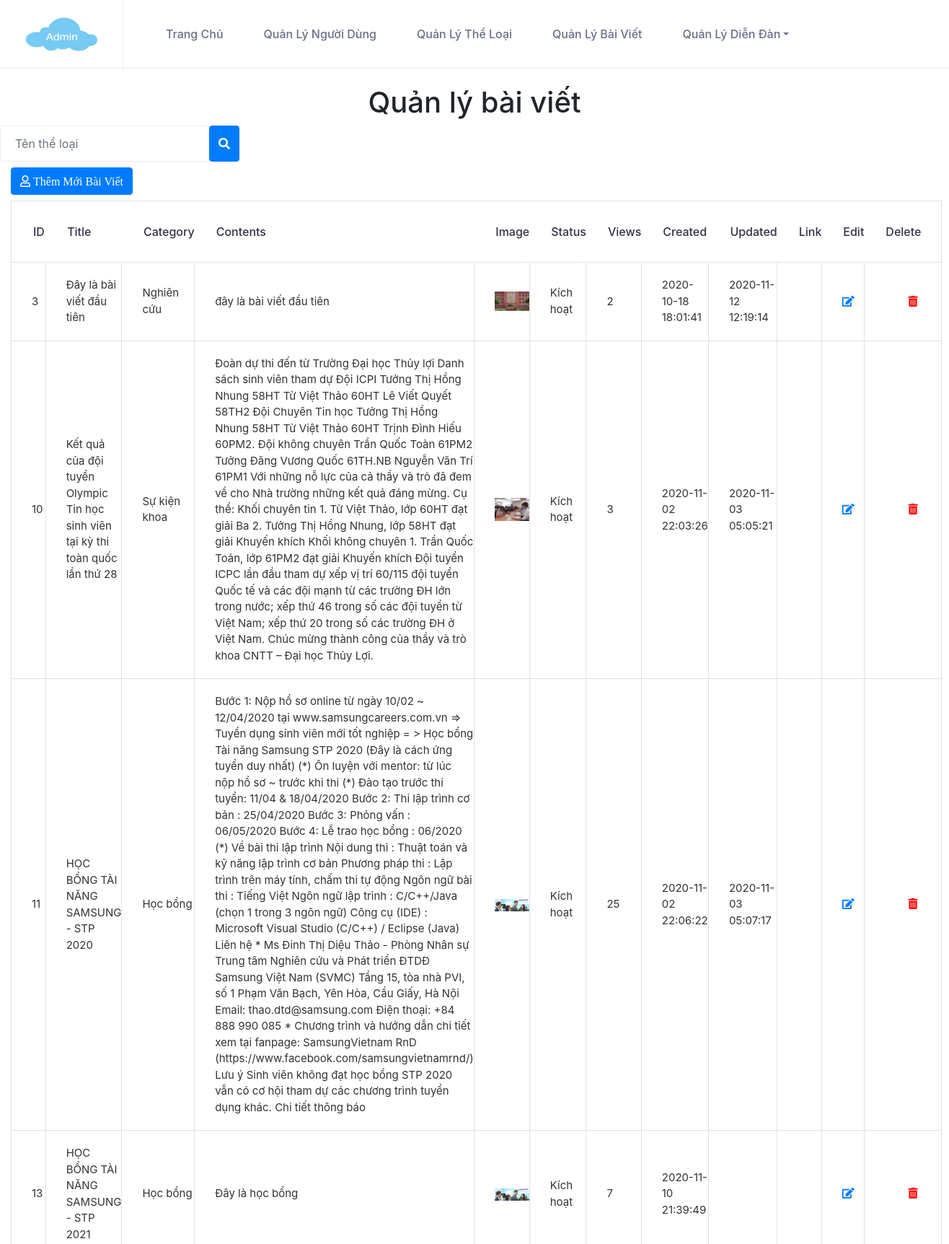
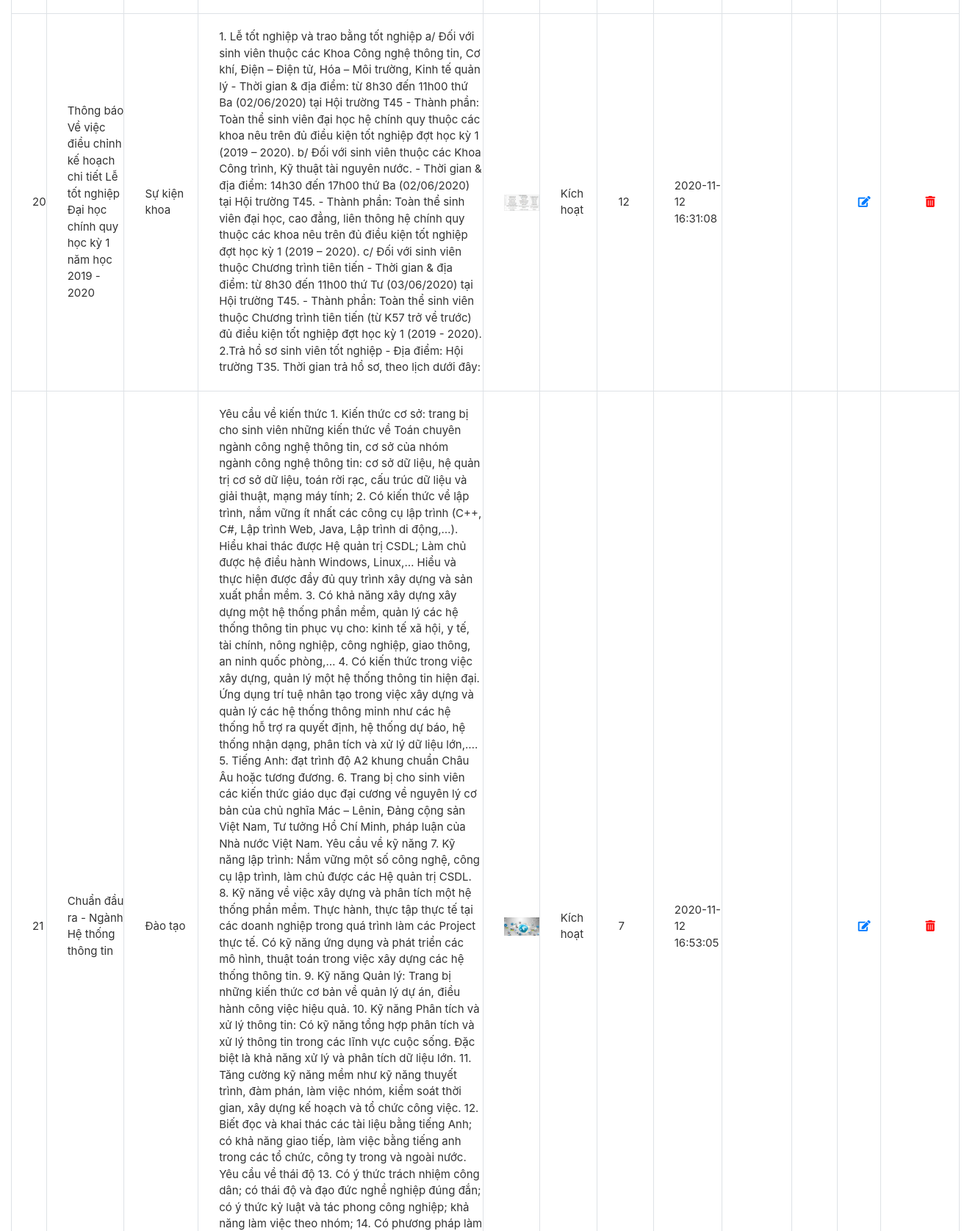
Page /cse485-website-project/Admin/posts-index.php (signed in, upper part) on the committed database (2 pictures, top to bottom).
### tables this page shows
CREATE TABLE `posts` (
  `ID` int(11) NOT NULL,
  `Title` varchar(255) NOT NULL,
  `Contents` text NOT NULL,
  `CategoryID` int(11) NOT NULL,
  `Image` text DEFAULT NULL,
  `Status` tinyint(1) NOT NULL DEFAULT 0,
  `Views` int(11) NOT NULL DEFAULT 0,
  `Created` timestamp NOT NULL DEFAULT current_timestamp(),
  `Updated` datetime DEFAULT NULL,
  `Link` text NOT NULL
);

CREATE TABLE `categoris` (
  `ID` int(11) NOT NULL,
  `CategoryName` varchar(255) NOT NULL,
  `Created` timestamp NOT NULL DEFAULT current_timestamp(),
  `Updated` datetime DEFAULT NULL
);

### cse485-website-project/Admin/posts-index-process.php (the view, shortened to what this page needs)
<?php
    $nameSearch = $_GET['searchString'];
    if (isset($nameSearch) && !empty($nameSearch))
    {
        $sql = "select * from posts where Title like '$nameSearch'";
    }
    else
    {
        $sql = "select * from posts";
    }
    mysqli_set_charset($conn,"UTF8");
    $result = mysqli_query($conn,$sql);
    while($row = mysqli_fetch_assoc($result))
    {?>
        <tr>
            <td><?php echo $row['ID'] ?></td>
            <td><?php echo $row['Title'] ?></td>
            <td>
            <?php
                $sqlCategory = "SELECT CategoryName FROM categoris,posts where categoris.ID =".$row['CategoryID'];
                mysqli_set_charset($conn, "UTF8");
                $resultCategory = mysqli_query($conn, $sqlCategory);
                $rowCategory = mysqli_fetch_array($resultCategory);
                echo $rowCategory['CategoryName'] ?></td>
            <td><?php echo $row['Contents'] ?></td>
            <td><img src="Assets/images/<?php echo $row['Image']?>" alt=""></td>
            <td>
                <?php
                    if($row['Status'] == '1') { echo "Kích hoạt";}
                ?>
            </td>
            <td><?php echo $row['Views'] ?></td>
            <td><?php echo $row['Created'] ?></td>
            <td><?php echo $row['Updated'] ?></td>
            <td><?php echo $row['link'] ?></td>
            <td><a href="post-edit.php?id=<?php echo $row['ID'] ?>" name="ID" class="fa fa-edit"></a></td>
            <td class="text-center"><a class="fas fa-trash-alt" style="color:red;" onClick="deletePost(<?php echo $row['ID']; ?>)"></a></td>
            </tr>
    <?php
    }
?>

### rows in the picture
posts: ID "3", Title "Đây là bài viết đầu tiên", categoris.CategoryName "Nghiên cứu", Contents "đây là bài viết đầu tiên", Image (picture), Status "Kích hoạt", Views "2", Created "2020-10-18 18:01:41", Updated "2020-11-12 12:19:14"
posts: ID "10", Title "Kết quả của đội tuyển Olympic Tin học sinh viên tại kỳ thi toàn quốc lần thứ 28", categoris.CategoryName "Sự kiện khoa", Contents "Đoàn dự thi đến từ Trường Đại học Thủy lợi Danh sách sinh viên tham dự Đội ICPI Tưởng Thị Hồng Nhung 58HT Từ Việt Thảo 60HT Lê Viết Quyết 58TH2 Đội Chuyên Tin học Tưởng Thị Hồng Nhung 58HT Từ Việt Thảo 60HT Trịnh Đình Hiếu 60PM2. Đội không chuyên Trần Quốc Toàn 61PM2 Tưởng Đăng Vương Quốc 61TH.NB Nguyễn Văn Trí 61PM1 Với những nỗ lực của cả thầy và trò đã đem về cho Nhà trường những kết quả đáng mừng. Cụ thể: Khối chuyên tin 1. Từ Việt Thảo, lớp 60HT đạt giải Ba 2. Tưởng Thị Hồng Nhung, lớp 58HT đạt giải Khuyến khích Khối không chuyên 1. Trần Quốc Toản, lớp 61PM2 đạt giải Khuyến khích Đội tuyển ICPC lần đầu tham dự xếp vị trí 60/115 đội tuyển Quốc tế và các đội mạnh từ các trường ĐH lớn…", Image (picture), Status "Kích hoạt", Views "3", Created "2020-11-02 22:03:26", Updated "2020-11-03 05:05:21"
posts: ID "11", Title "HỌC BỔNG TÀI NĂNG SAMSUNG - STP 2020", categoris.CategoryName "Học bổng", Contents "Bước 1: Nộp hồ sơ online từ ngày 10/02 ~ 12/04/2020 tại www.samsungcareers.com.vn => Tuyển dụng sinh viên mới tốt nghiệp = > Học bổng Tài năng Samsung STP 2020 (Đây là cách ứng tuyển duy nhất) (*) Ôn luyện với mentor: từ lúc nộp hồ sơ ~ trước khi thi (*) Đào tạo trước thi tuyển: 11/04 & 18/04/2020 Bước 2: Thi lập trình cơ bản : 25/04/2020 Bước 3: Phỏng vấn : 06/05/2020 Bước 4: Lễ trao học bổng : 06/2020 (*) Về bài thi lập trình Nội dung thi : Thuật toán và kỹ năng lập trình cơ bản Phương pháp thi : Lập trình trên máy tính, chấm thi tự động Ngôn ngữ bài thi : Tiếng Việt Ngôn ngữ lập trình : C/C++/Java (chọn 1 trong 3 ngôn ngữ) Công cụ (IDE) : Microsoft Visual Studio (C/C++) / Eclipse (Java)…", Image (picture), Status "Kích hoạt", Views "25", Created "2020-11-02 22:06:22", Updated "2020-11-03 05:07:17"
posts: ID "13", Title "HỌC BỔNG TÀI NĂNG SAMSUNG - STP 2021", categoris.CategoryName "Học bổng", Contents "Đây là học bổng", Image (picture), Status "Kích hoạt", Views "7", Created "2020-11-10 21:39:49"
posts: ID "20", Title "Thông báo Về việc điều chỉnh kế hoạch chi tiết Lễ tốt nghiệp Đại học chính quy học kỳ 1 năm học 2019 - 2020", categoris.CategoryName "Sự kiện khoa", Contents "1. Lễ tốt nghiệp và trao bằng tốt nghiệp a/ Đối với sinh viên thuộc các Khoa Công nghệ thông tin, Cơ khí, Điện – Điện tử, Hóa – Môi trường, Kinh tế quản lý - Thời gian & địa điểm: từ 8h30 đến 11h00 thứ Ba (02/06/2020) tại Hội trường T45 - Thành phần: Toàn thể sinh viên đại học hệ chính quy thuộc các khoa nêu trên đủ điều kiện tốt nghiệp đợt học kỳ 1 (2019 – 2020). b/ Đối với sinh viên thuộc các Khoa Công trình, Kỹ thuật tài nguyên nước. - Thời gian & địa điểm: 14h30 đến 17h00 thứ Ba (02/06/2020) tại Hội trường T45. - Thành phần: Toàn thể sinh viên đại học, cao đẳng, liên thông hệ chính quy thuộc các khoa nêu trên đủ điều kiện tốt nghiệp đợt học kỳ 1 (2019 – 2020). c/ Đối với sinh viên thuộc…", Image (picture), Status "Kích hoạt", Views "12", Created "2020-11-12 16:31:08"
posts: ID "21", Title "Chuẩn đầu ra - Ngành Hệ thống thông tin", categoris.CategoryName "Đào tạo", Image (picture), Status "Kích hoạt", Views "7", Created "2020-11-12 16:53:05"
